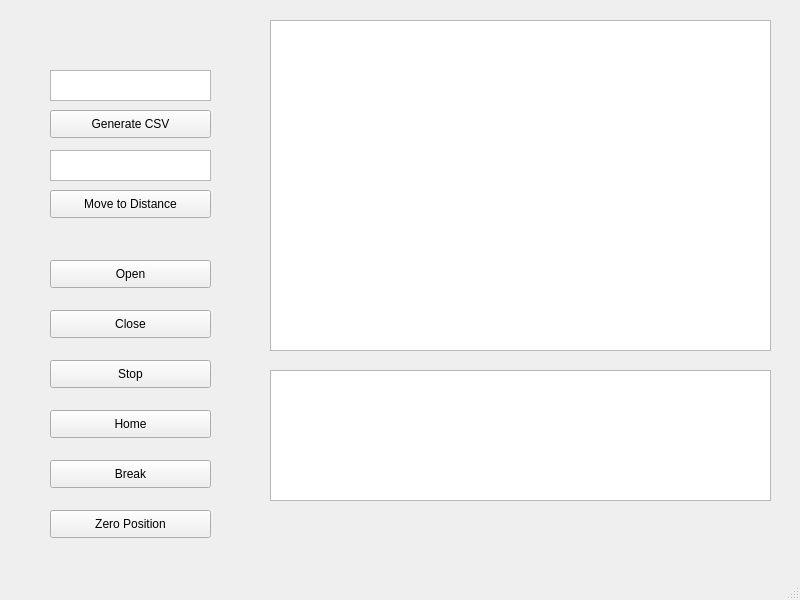
<?xml version="1.0" encoding="UTF-8"?>
<ui version="4.0">
 <class>MainWindow</class>
 <widget class="QMainWindow" name="MainWindow">
  <property name="geometry">
   <rect>
    <x>0</x>
    <y>0</y>
    <width>800</width>
    <height>600</height>
   </rect>
  </property>
  <property name="windowTitle">
   <string>MainWindow</string>
  </property>
  <widget class="QWidget" name="centralwidget">
   <widget class="QGraphicsView" name="graphView">
    <property name="geometry">
     <rect>
      <x>270</x>
      <y>20</y>
      <width>501</width>
      <height>331</height>
     </rect>
    </property>
   </widget>
   <widget class="QPushButton" name="openButton">
    <property name="geometry">
     <rect>
      <x>50</x>
      <y>260</y>
      <width>161</width>
      <height>28</height>
     </rect>
    </property>
    <property name="text">
     <string>Open</string>
    </property>
   </widget>
   <widget class="QPushButton" name="closeButton">
    <property name="geometry">
     <rect>
      <x>50</x>
      <y>310</y>
      <width>161</width>
      <height>28</height>
     </rect>
    </property>
    <property name="text">
     <string>Close</string>
    </property>
   </widget>
   <widget class="QPushButton" name="stopButton">
    <property name="geometry">
     <rect>
      <x>50</x>
      <y>360</y>
      <width>161</width>
      <height>28</height>
     </rect>
    </property>
    <property name="autoFillBackground">
     <bool>false</bool>
    </property>
    <property name="text">
     <string>Stop</string>
    </property>
   </widget>
   <widget class="QPushButton" name="zeroButton">
    <property name="geometry">
     <rect>
      <x>50</x>
      <y>510</y>
      <width>161</width>
      <height>28</height>
     </rect>
    </property>
    <property name="text">
     <string>Zero Position</string>
    </property>
   </widget>
   <widget class="QPushButton" name="breakButton">
    <property name="geometry">
     <rect>
      <x>50</x>
      <y>460</y>
      <width>161</width>
      <height>28</height>
     </rect>
    </property>
    <property name="text">
     <string>Break</string>
    </property>
   </widget>
   <widget class="QPushButton" name="homeButton">
    <property name="geometry">
     <rect>
      <x>50</x>
      <y>410</y>
      <width>161</width>
      <height>28</height>
     </rect>
    </property>
    <property name="text">
     <string>Home</string>
    </property>
   </widget>
   <widget class="QPushButton" name="CSVGenerateButton">
    <property name="geometry">
     <rect>
      <x>50</x>
      <y>110</y>
      <width>161</width>
      <height>28</height>
     </rect>
    </property>
    <property name="text">
     <string>Generate CSV</string>
    </property>
   </widget>
   <widget class="QPushButton" name="distanceButton">
    <property name="geometry">
     <rect>
      <x>50</x>
      <y>190</y>
      <width>161</width>
      <height>28</height>
     </rect>
    </property>
    <property name="text">
     <string>Move to Distance</string>
    </property>
   </widget>
   <widget class="QPlainTextEdit" name="csvName">
    <property name="geometry">
     <rect>
      <x>50</x>
      <y>70</y>
      <width>161</width>
      <height>31</height>
     </rect>
    </property>
   </widget>
   <widget class="QPlainTextEdit" name="distanceInput">
    <property name="geometry">
     <rect>
      <x>50</x>
      <y>150</y>
      <width>161</width>
      <height>31</height>
     </rect>
    </property>
   </widget>
   <widget class="QTextBrowser" name="liveDataFeed">
    <property name="geometry">
     <rect>
      <x>270</x>
      <y>370</y>
      <width>501</width>
      <height>131</height>
     </rect>
    </property>
   </widget>
  </widget>
  <widget class="QMenuBar" name="menubar">
   <property name="geometry">
    <rect>
     <x>0</x>
     <y>0</y>
     <width>800</width>
     <height>26</height>
    </rect>
   </property>
  </widget>
  <widget class="QStatusBar" name="statusbar"/>
 </widget>
 <resources/>
 <connections/>
</ui>
